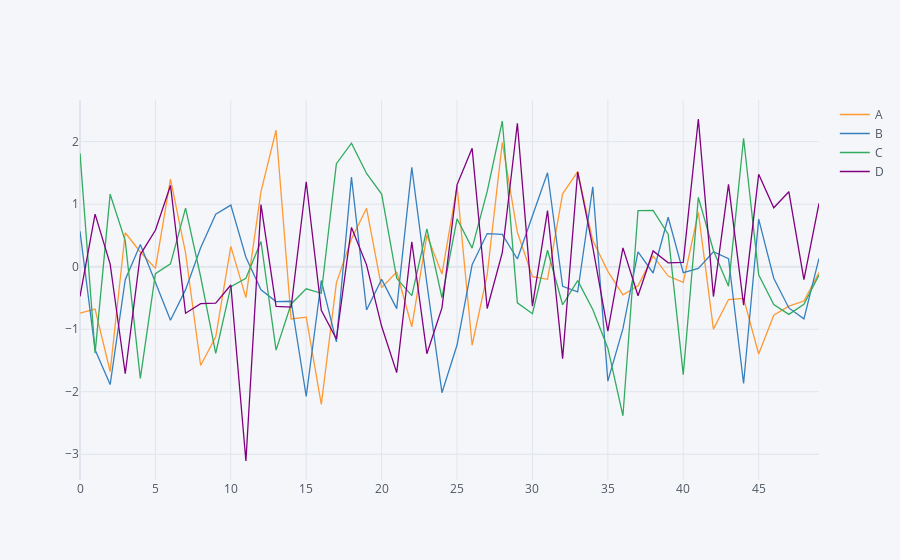

The cell this chart's notebook holds for it:
### Code cell
df_1.iplot() #The new and improved way of doing it
